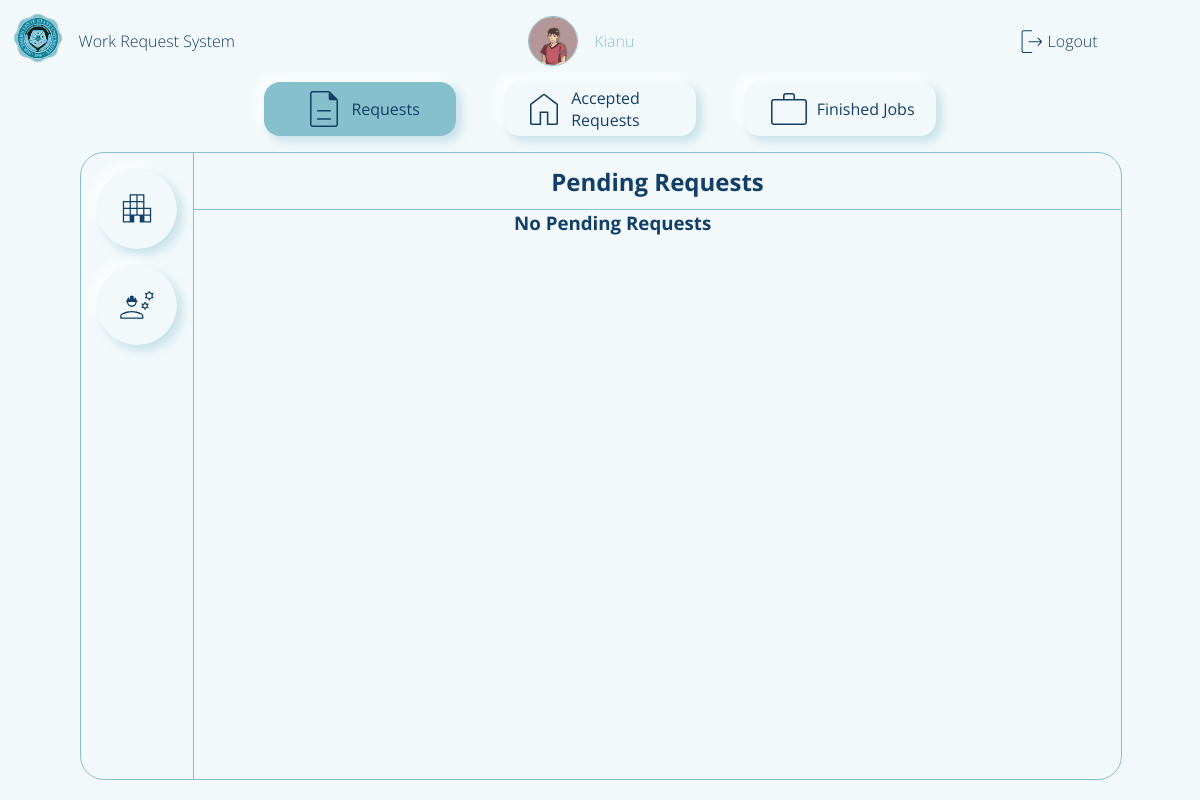
/adminPage (signed in), run on an earlier commit of the app's database.
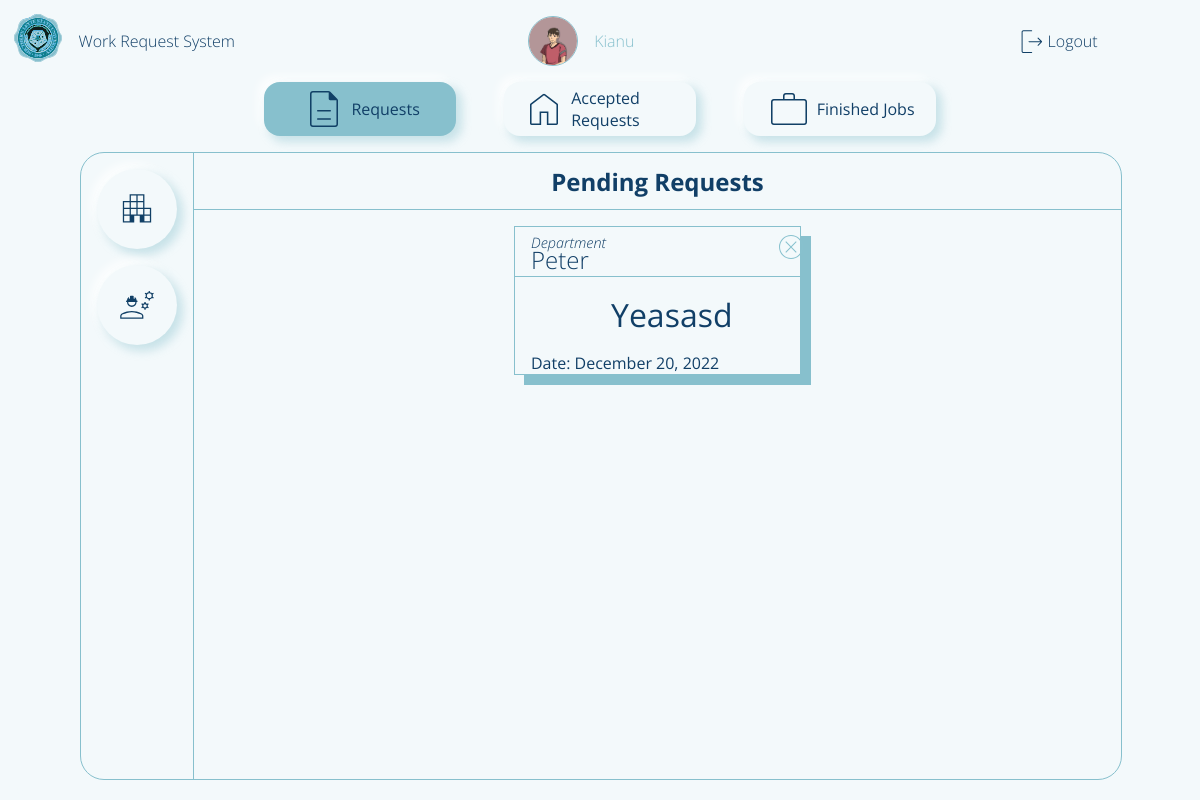
And on a later commit of the database.
### flaskApp/models.py (models this page shows, shortened)
class UserRequestForm(db.Model):
	__tablename__ = 'userRequestForm'
	id = db.Column(db.Integer, primary_key=True)
	requestorName = db.Column(db.String(500), nullable=False)
	requestTitle = db.Column(db.String(500), nullable=False)
	requestedWork = db.Column(db.String(500), nullable=False)
	roomNumber = db.Column(db.String(20), nullable=False)
	avilabilityOfMaterials = db.Column(db.String(10), nullable=False)
	priorityLevel = db.Column(db.Integer, default=0) # change this to integer in the future 0 - pending 1 - high 2 - medium 3 - low
	status = db.Column(db.String(20), default='Pending')
	dateApproved = db.Column(DateTime, default=datetime.now(), nullable=False)
	dateLimit = db.Column(DateTime, default=datetime.now(), nullable=False)
	requestFormId = db.Column(db.Integer, db.ForeignKey('user.id'))
	requestRating = db.Column(db.Integer, default=0) # this is where a rating will be recorded
	assignedStaff = db.Column(db.Integer, db.ForeignKey('userstaff.id'))

### flaskApp/routes.py (the view, shortened to what this page needs)
@app.route('/adminPage', methods=['GET', 'POST'])
@login_required
def adminPage():
	if current_user.is_authenticated == False:
		return redirect(url_for('loginPage'))
	formStaff = Staff_Registration()
	formRequestor = Requestor_Registration()
	workRequest = UserRequestForm.query.order_by(UserRequestForm.priorityLevel)
	requestsCount = UserRequestForm.query.filter_by(status='Pending').count()
	pendingRequest = UserRequestForm.query.filter_by(status='Pending').order_by(desc(UserRequestForm.dateApproved))
	staffCount = User.query.filter_by(userType='Staff').count()
	staffs = StaffExtension.query.order_by(desc(StaffExtension.staffRating)).all()
	profileImage = url_for('static', filename='profilePic/'+current_user.profilePicture)
	return render_template('adminDashboard.html',
	  						title='Admin Page',
	  						user=current_user.userName,
	  						form2=formStaff,
	    					form=formRequestor,
	    					workRequest=workRequest,
	    					countReq=requestsCount,
	    					countStaff=staffCount,
	    					pendingRequest=pendingRequest,
	    					profileImage=profileImage,
	    					staff=staffs)

### flaskApp/models.py (called while the page is built)
@loginManager.user_loader
def loadUser(userId):
	return User.query.get(int(userId))

### flaskApp/templates/adminDashboard.html (shortened to what this page needs)
{% extends "layout.html" %}
{% block content %}
	<main class="content-main">
		<section class="navbar">
			<div class="nav-requests">
				<img class='nav-icon' src="{{ url_for('static', filename='img/form.svg') }}">
				<p>Requests</p>
			</div>
			<div class="nav-home">
				<img class='nav-icon' src="{{ url_for('static', filename='img/home.svg') }}">
				<p>Accepted Requests</p>
			</div>
			<div class="nav-staff">
				<img class='nav-icon' src="{{ url_for('static', filename='img/staff.svg') }}">
				<p>Finished Jobs</p>
			</div>
		</section>
		<section class="feed">
					{% for req in workRequest  %}
						{% if req.status != 'unApproved' and req.status != 'Pending' and req.status != 'Semi Final' and req.status != 'Finished'%}
								<body onload="progress()">
								</body>
						{% endif %}
					{% endfor %}
			<div class="feed-request feed-nav">
				<nav class="feed-request-nav">
					<div>
						<img class="nav-icon add-req" src="{{ url_for('static', filename='img/requestor.svg') }}">
					</div>
					<div>
						<img class="nav-icon add-staff" src="{{ url_for('static', filename='img/ongoing.svg') }}">
					</div>
				</nav>
				<header class="feed-request-header">
					<h1 class="title">Pending Requests</h1>
				</header>
				<main class="feed-request-main">
					<section class="feed-request-main-body">
						{% if countReq != 0 %}
							{% for n in pendingRequest %}
								<div class="main-content">
									<section class="main-content-header">
										<i>{{ n.requestorName }}</i>
									</section>
									<section class="main-content-body">
										<a href="{{ url_for('adminPageApproval', name=n.requestorName, idNum=n.id) }}">{{ n.requestTitle }}</a>
									</section>
									<section class="main-content-footer">Date: {{ n.dateApproved.strftime("%B %d, %Y") }}</section>
									<div class="feed-request-close-btn">
										<a href="{{url_for('reject', name=n.requestTitle, ids=n.requestFormId)}}">
											<img src="{{ url_for('static', filename='img/close-btn2.svg') }}">
										</a>
									</div>
								</div>
							{% endfor %}
						{% else %}
							<h1>No Pending Requests</h1>
						{% endif %}
					</section>
				</main>
			</div>
		</section>
	</main>
	<footer class="content-footer">
	</footer>
{% endblock content %}

What changed in the data, as far as the page shows it:
added UserRequestForm: requestorName "Peter", requestTitle "Yeasasd", dateApproved "December 20, 2022"
Also different on the page:
text no longer shown: "No Pending Requests"
